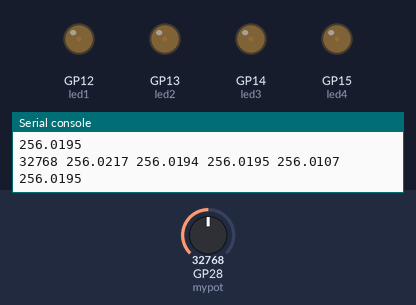
The program below on a simulated Raspberry Pi Pico running MicroPython. On the bench: output pins drawn as LEDs (lit = HIGH), the last lines printed to the serial console. The test bench sets the inputs (shaded band); at power-on: GP28 (mypot) = 32768 (analog values on the 0–65535 scale).

Above: at 1.2 s.
1.3 s: GP28 (mypot) set to 57670
At 2.6 s:
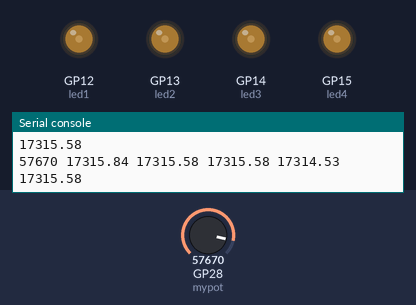
3.1 s: GP28 (mypot) set to 65535
At 4.4 s:
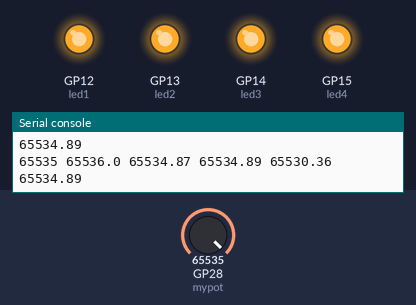
4.9 s: GP28 (mypot) set to 45874
At 5.11 s:
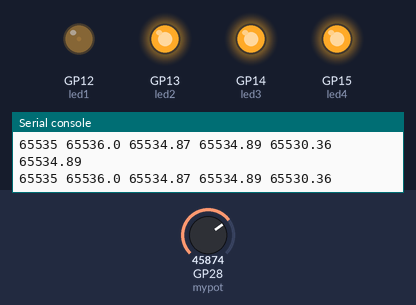
Timing chart, 0 to 7.9 s (numbered marks = the images above; inputs shaded):
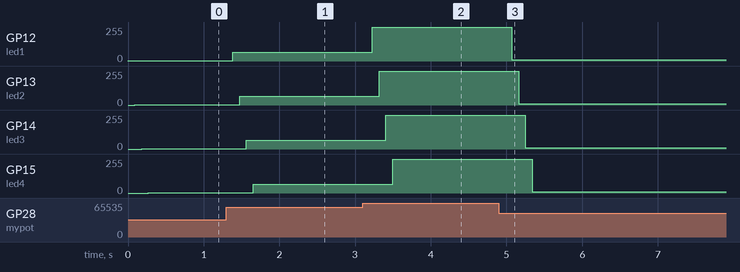

The program:

multi_leddim.py
```python
from machine import PWM,Pin,ADC
from time import sleep

potpin=28
mypot=machine.ADC(potpin)

pwm1=12
pwm2=13
pwm3=14
pwm4=15

led1=PWM(pwm1)
led1.freq(1000)
led1.duty_u16()

led2=PWM(pwm2)
led2.freq(1000)
led2.duty_u16()

led3=PWM(pwm3)
led3.freq(1000)
led3.duty_u16()

led4=PWM(pwm4)
led4.freq(1000)
led4.duty_u16()

while True:
    potval=mypot.read_u16()
    val1=(16/65535)*potval
    led1dim=(2)**val1
    led1.duty_u16(int(led1dim))
    sleep(.09)

    val2=(32/65535)*potval
    led2dim=(1.4142128)**val2
    led2.duty_u16(int(led2dim))
    sleep(.09)

    val3=(64/65535)*potval
    led3dim=(1.1892068)**val3
    led3.duty_u16(int(led3dim))
    print(led3dim)
    sleep(.09)

    val4=(128/65535)*potval
    led4dim=(1.090507)**val4
    led4.duty_u16(int(led4dim))
    sleep(.09)

    print(potval,led1dim,led2dim,led3dim,led4dim)
    sleep(.1)


    
```

Measured:
- after the input at 1.3 s, GP12 (led1): 1/255 → 67/255 after 0.08 s; GP13 (led2): 1/255 → 67/255 after 0.17 s; GP14 (led3): 1/255 → 67/255 after 0.26 s; GP15 (led4): 1/255 → 67/255 after 0.35 s
- after the input at 3.1 s, GP12 (led1): 67/255 → 255/255 after 0.13 s; GP13 (led2): 67/255 → 255/255 after 0.22 s; GP14 (led3): 67/255 → 255/255 after 0.31 s; GP15 (led4): 67/255 → 255/255 after 0.40 s
- after the input at 4.9 s, GP12 (led1): 255/255 → 9/255 after 0.17 s; GP13 (led2): 255/255 → 9/255 after 0.26 s; GP14 (led3): 255/255 → 9/255 after 0.35 s; GP15 (led4): 255/255 → 9/255 after 0.44 s
